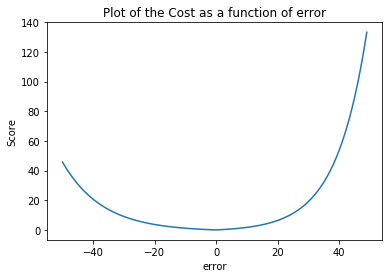

The script that drew this image:
#!/usr/bin/env python3
# -*- coding: utf-8 -*-
"""
Created on Thu Feb  7 14:37:05 2019

@author: Kartik
"""

import os
import pandas as pd
import math 
import numpy as np
import matplotlib.pyplot as plt

os.getcwd()
os.chdir('/Users/apple/Google Drive/A&M/Summer 2018/Project/626')

#import the data
forecast_df = pd.read_csv('forecast_small.csv')

#Plotting the cost function  
x = np.arange(-50, 50, 1)
y = []
for i in x:
    if i<0:
        y.append(np.exp(-(i / 13)) - 1)
    else:
        y.append(np.exp(i/10) - 1)
        
plt.plot(x, y)
plt.ylabel('Score')
plt.xlabel('error')
plt.title('Plot of the Cost as a function of error')
plt.show()


#Create a function to calculate the cost function  
def cost_function(aplist):
    d = aplist[1] - aplist[0] #Estimated - True
    if d<0:
        s = math.exp(-(d/13)) - 1
    else:
        s = math.exp(d/10)-1
    return(s)
    

#First, for the ARIMA case
arima_cost = forecast_df[['RUL', 'ARIMA_Forecast']]
arima_cost = arima_cost.values
arima_cost = arima_cost.tolist()

arima_value = []
for i in arima_cost:
    arima_value.append(cost_function(i))

    
#Second, for the MLP case  
mlp_cost = forecast_df[['RUL', 'MLP_forecast']]
mlp_cost = mlp_cost.values
mlp_cost = mlp_cost.tolist()

mlp_value = []
for i in mlp_cost:
    mlp_value.append(cost_function(i))
    
#create a final scores df
score_df = pd.DataFrame({'ARIMA_score': arima_value,
              'MLP_score': mlp_value})
final_score_df = pd.concat([forecast_df[['Engine', 'RUL']], score_df], axis=1)
final_score_df.to_csv('final_score_df.csv', index = False)

    
    
